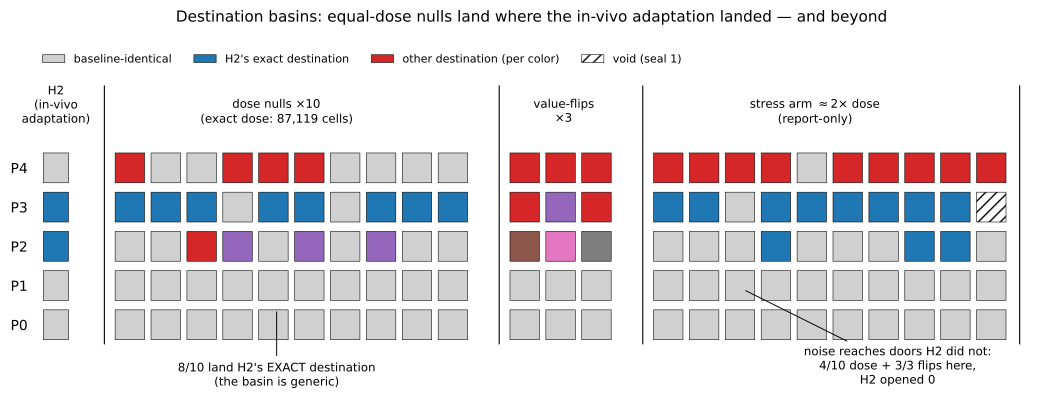

Generate this figure with Python:
#!/usr/bin/env python3
"""The basins figure (Sec 6) — destination basins of the null families.

Reads the actual judge continuation logs from evidence/ (H2, dose x10,
value-flip x3, stress arm) plus the baseline (session-f-judge), bucket
each draw by destination, and render the grid: rows = prompts,
columns = draws grouped by family. Colors: grey = baseline-identical,
one accent = H2's exact destination, other hues = other destinations.
Every log is sha-verified against its dir's banked SHA256SUMS before
parsing (P2-W3).

Numbers gate: the script PRINTS the parsed tallies and ASSERTS the
README-recorded counts (evidence/session-i-primary/README.md). If an
assertion fires, the evidence moved — do not publish. Displayed
annotations are derived from the tallies, never hardcoded.
"""
import hashlib
import sys
from pathlib import Path

import matplotlib

matplotlib.use("Agg")
import matplotlib.pyplot as plt

ROOT = Path(__file__).resolve().parents[2]
EV = ROOT / "evidence"

PROMPTS = ["p0", "p1", "p2", "p3", "p4"]
BASELINE_DIR = EV / "session-f-judge"          # baseline bank (ISC-67)
H2_DIR = EV / "session-h2"
DOSE = [f"null-d{i}" for i in range(1, 11)]     # primary family, dose x10
FLIP = [f"null-f{i}" for i in range(1, 4)]      # primary family, value-flip x3
STRESS = [f"null-r{i}" for i in range(1, 11)]   # stress arm, report-only
PRIMARY = EV / "session-i-primary"
STRESS_DIR = EV / "session-i-stress"


def sha_ok(path: Path, session_dir: Path) -> None:
    sums = {}
    for line in (session_dir / "SHA256SUMS").read_text().splitlines():
        if line.strip():
            h, _, name = line.partition("  ")
            sums[name.strip().lstrip("./")] = h
    rel = str(path.relative_to(session_dir))
    want = sums.get(rel)
    if want is None:
        raise SystemExit(f"no banked sha for {rel}")
    got = hashlib.sha256(path.read_bytes()).hexdigest()
    if got != want:
        raise SystemExit(f"SHA MISMATCH {rel}: {got} != {want}")


def read_continuation(rundir: Path, prompt: str, session_dir: Path,
                      run: str = "run1") -> str:
    f = rundir / f"{prompt}_{run}.log"
    sha_ok(f, session_dir)
    return f.read_text()


def dest_id(text: str) -> str:
    return hashlib.sha1(text.encode()).hexdigest()[:8]


def main() -> None:
    # --- parse ---------------------------------------------------------
    data = {}  # data[family][prompt] = list of (label, dest_id, changed)
    baseline = {p: read_continuation(BASELINE_DIR, p, BASELINE_DIR)
                for p in PROMPTS}
    h2 = {p: read_continuation(H2_DIR, p, H2_DIR) for p in PROMPTS}

    def fam(name, rundir, members, run="run1"):
        rows = {}
        for p in PROMPTS:
            draws = []
            for m in members:
                try:
                    t = read_continuation(rundir / m, p, rundir, run)
                except FileNotFoundError:  # missing = void (seal 1)
                    draws.append((m, None, False))
                    continue
                if not t.strip():  # empty log = mechanical void (seal 1)
                    draws.append((m, None, False))
                    continue
                draws.append((m, dest_id(t), t != baseline[p]))
            rows[p] = draws
        data[name] = rows

    fam("H2\n(in-vivo)", H2_DIR, [""])
    fam("dose-matched x10", PRIMARY, DOSE)
    fam("value-flip x3", PRIMARY, FLIP)
    fam("stress 2x (report-only)", STRESS_DIR, STRESS)

    # --- tallies (printed = the numbers gate) ---------------------------
    def tally(name):
        for p in PROMPTS:
            draws = data[name][p]
            changed = [d for d in draws if d[2]]
            h2d = h2[p]
            n_h2 = sum(1 for d in changed if d[1] == dest_id(h2d))
            voids = [d[0] for d in draws if d[1] is None]
            print(f"{name:24s} {p}: changed {len(changed)}/{len(draws)}"
                  f"  of-which-H2-dest {n_h2}  voids {voids}")

    for name in data:
        tally(name)

    # assertions: the README-recorded primary-family table
    d_p3 = data["dose-matched x10"]["p3"]
    assert sum(1 for d in d_p3 if d[2]) == 8, "p3 dose flips != 8/10"
    assert sum(1 for d in d_p3 if d[1] == dest_id(h2["p3"])) == 8, \
        "p3 dose flips not all in H2's exact destination"
    for p in ["p0", "p1"]:
        assert not any(d[2] for d in data["dose-matched x10"][p]), \
        "p0/p1 dose should be quiet"
    assert sum(1 for d in data["dose-matched x10"]["p2"] if d[2]) == 4
    assert sum(1 for d in data["dose-matched x10"]["p4"] if d[2]) == 4
    for p in ["p2", "p3", "p4"]:
        n = sum(1 for d in data["value-flip x3"][p] if d[2])
        assert n == 3, f"flip {p} != 3/3"
    for p in ["p0", "p1"]:
        assert not any(d[2] for d in data["value-flip x3"][p])
    # stress arm after seal-1 voids: p3 = 8/9 valid, p4 9/10, p2 3/10
    sp3 = data["stress 2x (report-only)"]["p3"]
    valid = [d for d in sp3 if d[1] is not None]
    assert len(valid) == 9 and sum(1 for d in valid if d[2]) == 8, \
        "stress p3 != 8/9 valid (r10 void)"
    print("assertions: primary-family table matches the README")

    # derived annotation numbers (displayed values come from the
    # tallies, never hardcoded — the asserts above pin them)
    p3_h2 = sum(1 for d in data["dose-matched x10"]["p3"]
                if d[2] and d[1] == dest_id(h2["p3"]))
    n_dose = len(data["dose-matched x10"]["p4"])
    p4_dose = sum(1 for d in data["dose-matched x10"]["p4"] if d[2])
    p4_flip = sum(1 for d in data["value-flip x3"]["p4"] if d[2])
    n_flip = len(data["value-flip x3"]["p4"])
    h2_p4_changed = int(h2["p4"] != baseline["p4"])
    assert h2_p4_changed == 0

    # --- figure ----------------------------------------------------------
    fams = [("dose-matched x10", "dose nulls\n(exact 87,119 cells)", DOSE),
            ("value-flip x3", "value-flip nulls\n(reflected values)", FLIP),
            ("stress 2x (report-only)", "stress arm\n(~178k cells)", STRESS)]

    # color per destination, stable per prompt row
    h2c, basec, otherc = "#1f77b4", "#d0d0d0", None
    palette = ["#d62728", "#9467bd", "#8c564b", "#e377c2", "#7f7f7f",
               "#bcbd22", "#17becf"]

    fig, ax = plt.subplots(figsize=(10.5, 4.2))
    ylabels = []
    for yi, p in enumerate(reversed(PROMPTS)):  # p0 top .. p4 bottom->? keep p0 top
        y = len(PROMPTS) - 1 - yi
        ylabels.append((y, p))
        x = 1.0  # H2 marker at left margin, then families
        h2_changed = h2[p] != baseline[p]
        # H2 single draw
        color = (h2c if h2_changed and p in ("p2", "p3")
                 and dest_id(h2[p]) == dest_id(h2[p]) else basec)
        # H2's own destination drawn in its accent only where it changed
        if h2_changed:
            color = h2c
        ax.add_patch(plt.Rectangle((0.0, y + 0.12), 0.7, 0.76,
                                   facecolor=color, edgecolor="k",
                                   lw=0.4))
        seen = {}
        for name, title, members in fams:
            x0 = {"dose-matched x10": 2.0,
                  "value-flip x3": 13.0,
                  "stress 2x (report-only)": 17.0}[name]
            draws = data[name][p]
            for i, (m, did, changed) in enumerate(draws):
                if did is None:  # void
                    c, hatch = "white", "///"
                elif not changed:
                    c, hatch = basec, None
                elif did == dest_id(h2[p]):
                    c, hatch = h2c, None
                else:
                    k = f"{p}:{did}"
                    if k not in seen:
                        seen[k] = palette[len(seen) % len(palette)]
                    c, hatch = seen[k], None
                ax.add_patch(plt.Rectangle((x0 + i * 1.0, y + 0.12),
                                           0.82, 0.76, facecolor=c,
                                           edgecolor="k", lw=0.4,
                                           hatch=hatch))
    # family separators + titles
    for x in (1.7, 12.7, 16.7, 27.2):
        ax.axvline(x, color="k", lw=0.8)
    titles = [(2.0 + 4.5, "dose nulls $\\times$10\n(exact dose: 87,119 cells)"),
              (13.0 + 1.5, "value-flips\n$\\times$3"),
              (17.0 + 4.5, "stress arm $\\approx$2$\\times$ dose\n(report-only)")]
    for x, t in titles:
        ax.text(x, 5.55, t, ha="center", va="bottom", fontsize=8.5)
    ax.text(0.35, 5.55, "H2\n(in-vivo\nadaptation)", ha="center",
            va="bottom", fontsize=8.5)

    ax.set_xlim(-0.3, 27.5)
    ax.set_ylim(0, 6.6)
    ax.set_yticks([y + 0.5 for y, _ in ylabels])
    ax.set_yticklabels([p.upper() for _, p in ylabels], fontsize=10)
    ax.set_xticks([])
    for s in ax.spines.values():
        s.set_visible(False)
    ax.tick_params(length=0)

    # annotations: the two headline reads (derived, asserted above)
    ax.annotate(f"{p3_h2}/{n_dose} land H2's EXACT destination\n"
                "(the basin is generic)",
                xy=(6.5, 0.9), xytext=(6.5, -1.05), ha="center",
                fontsize=8.5, annotation_clip=False,
                arrowprops=dict(arrowstyle="-", lw=0.7))
    ax.annotate(f"noise reaches doors H2 did not:\n"
                f"{p4_dose}/{n_dose} dose + {p4_flip}/{n_flip} flips here,\n"
                f"H2 opened {h2_p4_changed}",
                xy=(19.5, 1.4), xytext=(23.8, -1.0), ha="center",
                fontsize=8.5, annotation_clip=False,
                arrowprops=dict(arrowstyle="-", lw=0.7))

    import matplotlib.patches as mpatches
    handles = [
        mpatches.Patch(facecolor=basec, edgecolor="k", lw=0.4,
                       label="baseline-identical"),
        mpatches.Patch(facecolor=h2c, edgecolor="k", lw=0.4,
                       label="H2's exact destination"),
        mpatches.Patch(facecolor=palette[0], edgecolor="k", lw=0.4,
                       label="other destination (per color)"),
        mpatches.Patch(facecolor="white", edgecolor="k", lw=0.4,
                       hatch="///", label="void (seal 1)"),
    ]
    ax.legend(handles=handles, loc="upper left", frameon=False,
              fontsize=8, bbox_to_anchor=(0.0, 1.16), ncol=4)

    ax.set_title("Destination basins: equal-dose nulls land where the "
                 "in-vivo adaptation landed — and beyond", pad=46,
                 fontsize=11)
    fig.tight_layout()
    out = Path(__file__).parent / "basins.pdf"
    fig.savefig(out, bbox_inches="tight")
    print(f"wrote {out}")


if __name__ == "__main__":
    main()
